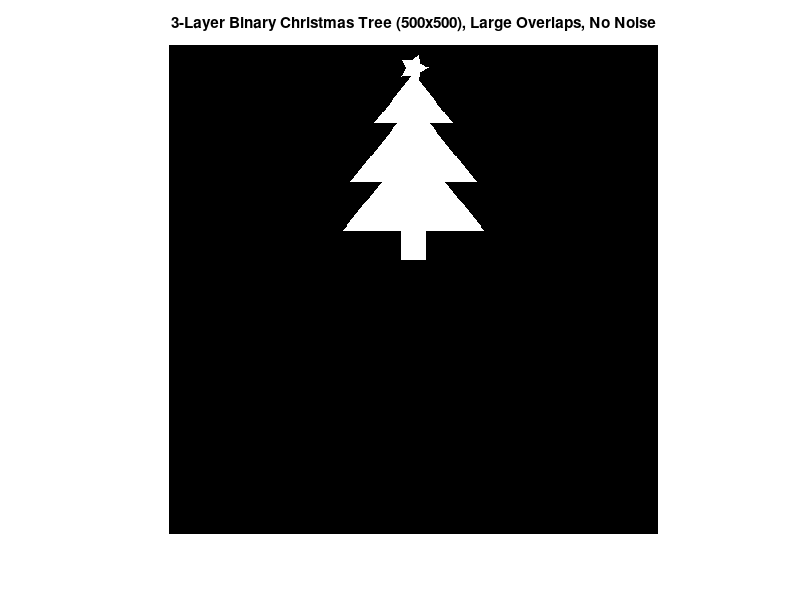

This figure's MATLAB source:
% Clear environment
clear; clc; close all;

%=============================
%     IMAGE PARAMETERS
%=============================
imageSize = 500;                 % 500 x 500 image
treeImage = zeros(imageSize);    % Initialize as a binary matrix

%=============================
%     TREE LAYER SETTINGS
%=============================
centerCol   = floor(imageSize/2);  % Center column of the tree
slopeFactor = 0.8;                 % Controls how quickly each layer widens

% Three layers, each overlapping significantly with the one above:
layerRows = [
    30   80    % Layer 1 (top) 
    60   140   % Layer 2 (middle), overlaps from 60..80 => 21 rows overlap
    100  190   % Layer 3 (bottom), overlaps from 100..140 => 41 rows overlap
];

%=============================
%     TRUNK SETTINGS
%=============================
% Trunk starts immediately below the last layer
trunkTop    = layerRows(end, 2) + 1;  % 190 + 1 = 191
trunkHeight = 30;
trunkWidth  = 25;

%=============================
%     STAR SETTINGS
%=============================
starCenterRow   = layerRows(1,1) - 6;  % Slightly above the first layer
starRadiusOuter = 15;                  % Outer radius of star tips
starRadiusInner = 8;                   % Inner "valley" radius
numPoints       = 5;                   % 5 points for a classic star

%=============================
%    CREATE TREE LAYERS
%=============================
for i = 1:size(layerRows, 1)
    rowStart = layerRows(i, 1);
    rowEnd   = layerRows(i, 2);
    
    for r = rowStart:rowEnd
        % The width grows linearly from top of layer to bottom
        halfWidth = floor((r - rowStart) * slopeFactor);
        
        leftCol  = centerCol - halfWidth;
        rightCol = centerCol + halfWidth;
        
        % Clamp to image boundaries
        leftCol  = max(1, leftCol);
        rightCol = min(imageSize, rightCol);
        
        if leftCol <= rightCol
            treeImage(r, leftCol:rightCol) = 1;
        end
    end
end

%=============================
%    CREATE THE TRUNK
%=============================
trunkBottom   = trunkTop + trunkHeight - 1;  % 191 + 40 - 1 = 230
leftColTrunk  = centerCol - floor(trunkWidth / 2);
rightColTrunk = centerCol + floor(trunkWidth / 2);

leftColTrunk  = max(1, leftColTrunk);
rightColTrunk = min(imageSize, rightColTrunk);
trunkBottom   = min(imageSize, trunkBottom);

for r = trunkTop:trunkBottom
    treeImage(r, leftColTrunk:rightColTrunk) = 1;
end

%=============================
%    CREATE THE STAR
%=============================
if starCenterRow < 1
    starCenterRow = 1;
end

% Create a 5-point star (10-vertex polygon: outer tip -> inner tip -> ...).
anglesOuter = (0 : numPoints-1) * (2*pi / numPoints);
anglesInner = anglesOuter + (pi / numPoints);

xOuter = centerCol + starRadiusOuter * cos(anglesOuter);
yOuter = starCenterRow + starRadiusOuter * sin(anglesOuter);

xInner = centerCol + starRadiusInner * cos(anglesInner);
yInner = starCenterRow + starRadiusInner * sin(anglesInner);

% Interleave the outer and inner points
xPolygon = zeros(1, 2*numPoints);
yPolygon = zeros(1, 2*numPoints);
for k = 1:numPoints
    xPolygon(2*k-1) = xOuter(k);
    yPolygon(2*k-1) = yOuter(k);
    xPolygon(2*k)   = xInner(k);
    yPolygon(2*k)   = yInner(k);
end

% Convert polygon to binary mask using poly2mask
starMask = poly2mask(xPolygon, yPolygon, imageSize, imageSize);

% Merge the star into the tree
treeImage(starMask) = 1;

%=============================
%    DISPLAY THE IMAGE
%=============================
figure;
imshow(treeImage);
title('3-Layer Binary Christmas Tree (500x500), Large Overlaps, No Noise');
